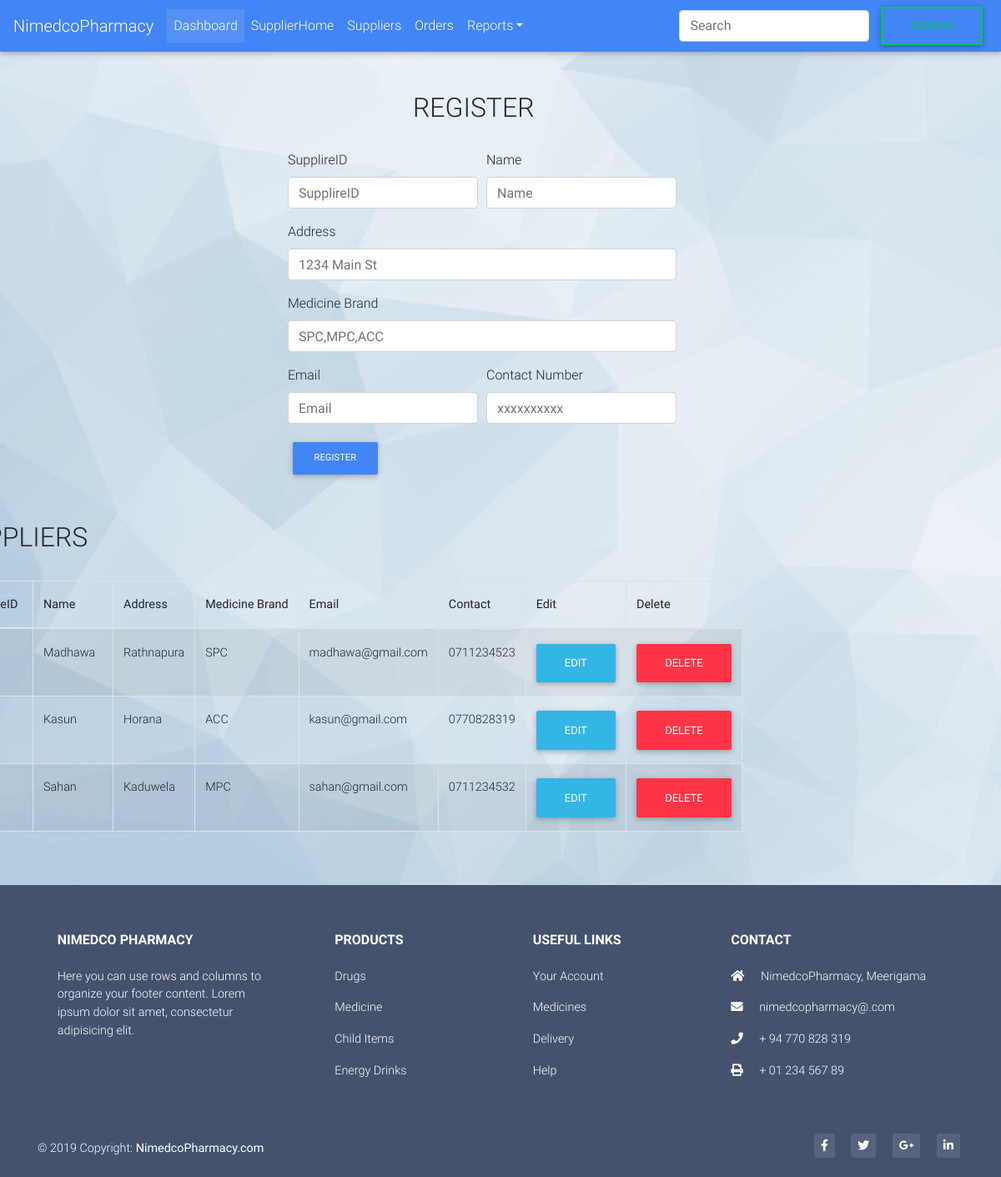
/registerSupplier.php, run on the app's committed database.
### tables this page shows
CREATE TABLE `supplierdetails` (
  `id` int(11) NOT NULL,
  `supplierid` varchar(20) NOT NULL,
  `name` varchar(100) NOT NULL,
  `address` varchar(100) NOT NULL,
  `brand` varchar(100) NOT NULL,
  `email` varchar(100) NOT NULL,
  `contact` varchar(20) NOT NULL
);

### validateSupplier.php (called while the page is built, shortened)
<?php
$update = false;
$supplierid = '';
$name = '';
$address = '';
$brand = '';
$email = '';
$contact = '';

### registerSupplier.php (the view, shortened to what this page needs)
<!DOCTYPE html>
<html lang="en">
<head>
  <link rel="stylesheet" href="https://use.fontawesome.com/releases/v5.8.2/css/all.css">
  <link href="css/bootstrap.min.css" rel="stylesheet">
  <link href="css/mdb.min.css" rel="stylesheet">
  <link href="css/style.css" rel="stylesheet">
    <link rel="stylesheet" type="text/css" href="https://cdn.datatables.net/v/bs4/dt-1.10.18/datatables.min.css"/>
  <link rel="stylesheet" href="https://use.fontawesome.com/releases/v5.8.2/css/all.css">
</head>
<body background="bg3.jpg">
<nav class="navbar navbar-expand-lg navbar-dark primary-color">
    <a class="navbar-brand" href="index.html">NimedcoPharmacy</a>
    <div class="collapse navbar-collapse" id="basicExampleNav">
      <ul class="navbar-nav mr-auto">
        <li class="nav-item active">
          <a class="nav-link" href="Dashboard.php">Dashboard
          </a>
        </li>
        <li class="nav-item">
          <a class="nav-link" href="Supplier.php">SupplierHome</a>
        </li>
        <li class="nav-item">
          <a class="nav-link" href="registerSupplier.php">Suppliers</a>
        </li>
        <li class="nav-item">
          <a class="nav-link" href="Orders.php">Orders</a>
        </li>
        <li class="nav-item dropdown">
          <a class="nav-link dropdown-toggle" id="navbarDropdownMenuLink" data-toggle="dropdown"
            aria-haspopup="true" aria-expanded="false">Reports</a>
        </li>
      </ul>
      <form class="form-inline my-2 my-lg-0 align-self-stretch">
          <input class="form-control mr-sm-2" type="search" placeholder="Search" aria-label="Search">
          <button class="btn btn-outline-success my-2 my-sm-0" type="submit">Search</button>
        </form>
    </div>
  </nav>
  <br><br>
  <div class="container">
    <div class="row"  style="margin-left:300px;">
      <div><h2 style="margin-left:150px;">REGISTER</h2>
        <br>
        <?php require_once 'validateSupplier.php';?>
        <form id="myform1" method="POST" action="validateSupplier.php">
          <div class="form-row" >
            <div class="form-group col-md-6">
              <label for="supplierid">SupplireID</label>
              <input type="text" class="form-control" id="supplierid" value="<?php echo $supplierid; ?>" placeholder="SupplireID" name="supplierid" >
            </div>
            <div class="form-group col-md-6">
              <label for="name">Name</label>
              <input type="text" class="form-control" id="name" value="<?php echo $name;?>" placeholder="Name" name="name">
            </div>
          </div>
          <div class="form-group">
            <label for="address">Address</label>
            <input type="text" class="form-control" id="address" value="<?php echo $address;?>" placeholder="1234 Main St" name="address">
          </div>
          <div class="form-group">
            <label for="brand">Medicine Brand</label>
            <input type="text" class="form-control" id="brand" value="<?php echo $brand;?>" placeholder="SPC,MPC,ACC" name="brand">
          </div>
          <div class="form-row">
            <div class="form-group col-md-6">
              <label for="email">Email</label>
              <input type="email" class="form-control" id="email" value="<?php echo $email;?>" placeholder="Email" name="email">
            </div>
            <div class="form-group col-md-6">
              <label for="contact">Contact Number</label>
              <input type="text" class="form-control" id="contact" value="<?php echo $contact;?>" placeholder="xxxxxxxxxx" name="contact">
            </div>
          </div>
          <?php
          if ($update == true):
          ?>
          <a href="registerSupplier.php"><button type="submit" class="btn btn-primary btn-md" onclick="javascript: return validateRegisterForm();" name="UPDATE">UPDATE</button></a>
          <?php else: ?>
          <a href="registerSupplier.php"><button type="submit" class="btn btn-primary btn-md" onclick="javascript: return validateRegisterForm();" name="REGISTER">REGISTER</button></a>
          <?php endif; ?>
        </form>
        </div>
      <br><br>
      <div style="margin-left:-402px;margin-top:50px"><h2>SUPPLIERS</h2>
        <br>
        <?php
          $mysqli = new mysqli('localhost', 'root', '', 'supplier') or die (mysqli_error($mysqli));
          $result = $mysqli->query("SELECT * FROM supplierdetails") or die($mysqli->error);
          ?>
        <table id="dtBasicExample" class="table table-striped table-bordered" cellspacing="0" width="100%">
            <thead>
              <tr>
                <th class="th-sm">SupplireID
                </th>
                <th class="th-sm">Name
                </th>
                <th class="th-sm">Address
                </th>
                <th class="th-sm">Medicine Brand
                </th>
                <th class="th-sm">Email
                </th>
                <th class="th-sm">Contact
                </th>
                <th class="th-sm">Edit
                </th>
                <th class="th-sm">Delete
                </th>
              </tr>
            </thead>
            <?php
              while ($row = $result->fetch_assoc()):?>
              <tr>
                  <td><?php echo $row['supplierid']; ?></td>
                  <td><?php echo $row['name']; ?></td>
                  <td><?php echo $row['address']; ?></td>
                  <td><?php echo $row['brand']; ?></td>
                  <td><?php echo $row['email']; ?></td>
                  <td><?php echo $row['contact']; ?></td>
                  <td><a href="registerSupplier.php?edit=<?php echo $row['id']; ?>" class="btn btn-info">Edit</a></td>
                  <td><a href="validateSupplier.php?delete=<?php echo $row['id']; ?>" class="btn btn-danger">Delete</a></td>
              </tr>
                  <?php endwhile; ?>
            </table>
      </div>
    </div>
  </div>
<br>
<br>
<footer class="page-footer font-small mdb-color pt-4">
  <div class="container text-center text-md-left">
    <div class="row text-center text-md-left mt-3 pb-3">
      <div class="col-md-3 col-lg-3 col-xl-3 mx-auto mt-3">
        <h6 class="text-uppercase mb-4 font-weight-bold">Nimedco Pharmacy</h6>
        <p>Here you can use rows and columns to organize your footer content. Lorem ipsum dolor sit amet,
          consectetur
          adipisicing elit.</p>
      </div>
      <div class="col-md-2 col-lg-2 col-xl-2 mx-auto mt-3">
        <h6 class="text-uppercase mb-4 font-weight-bold">Products</h6>
        <p>
          <a href="#!">Drugs</a>
        </p>
        <p>
          <a href="#!">Medicine</a>
        </p>
        <p>
          <a href="#!">Child Items</a>
        </p>
        <p>
          <a href="#!">Energy Drinks</a>
        </p>
      </div>
      <div class="col-md-3 col-lg-2 col-xl-2 mx-auto mt-3">
        <h6 class="text-uppercase mb-4 font-weight-bold">Useful links</h6>
        <p>
          <a href="#!">Your Account</a>
        </p>
        <p>
          <a href="#!">Medicines</a>
        </p>
        <p>
          <a href="#!">Delivery</a>
        </p>
        <p>
          <a href="#!">Help</a>
        </p>
      </div>
      <div class="col-md-4 col-lg-3 col-xl-3 mx-auto mt-3">
        <h6 class="text-uppercase mb-4 font-weight-bold">Contact</h6>
        <p>
          <i class="fas fa-home mr-3"></i> NimedcoPharmacy, Meerigama</p>
        <p>
          <i class="fas fa-envelope mr-3"></i> nimedcopharmacy@.com</p>
        <p>
          <i class="fas fa-phone mr-3"></i> + 94 770 828 319</p>
        <p>
          <i class="fas fa-print mr-3"></i> + 01 234 567 89</p>
      </div>
    </div>
    <hr>
    <div class="row d-flex align-items-center">
      <div class="col-md-7 col-lg-8">
        <p class="text-center text-md-left">© 2019 Copyright:
          <a href="https://mdbootstrap.com/education/bootstrap/">
            <strong> NimedcoPharmacy.com</strong>
          </a>
        </p>
      </div>
      <div class="col-md-5 col-lg-4 ml-lg-0">
        <div class="text-center text-md-right">
          <ul class="list-unstyled list-inline">
            <li class="list-inline-item">
              <a class="btn-floating btn-sm rgba-white-slight mx-1">
                <i class="fab fa-facebook-f"></i>
              </a>
            </li>
            <li class="list-inline-item">
              <a class="btn-floating btn-sm rgba-white-slight mx-1">
                <i class="fab fa-twitter"></i>
              </a>
            </li>
            <li class="list-inline-item">
              <a class="btn-floating btn-sm rgba-white-slight mx-1">
                <i class="fab fa-google-plus-g"></i>
              </a>
            </li>
            <li class="list-inline-item">
              <a class="btn-floating btn-sm rgba-white-slight mx-1">
                <i class="fab fa-linkedin-in"></i>
              </a>
            </li>
          </ul>
        </div>
      </div>
    </div>
  </div>
</footer>
</body>
</html>

### data on the page
supplierdetails: name "Madhawa", address "Rathnapura", brand "SPC", email "madhawa@gmail.com", contact "0711234523"
supplierdetails: name "Kasun", address "Horana", brand "ACC", email "kasun@gmail.com", contact "0770828319"
supplierdetails: name "Sahan", address "Kaduwela", brand "MPC", email "sahan@gmail.com", contact "0711234532"
